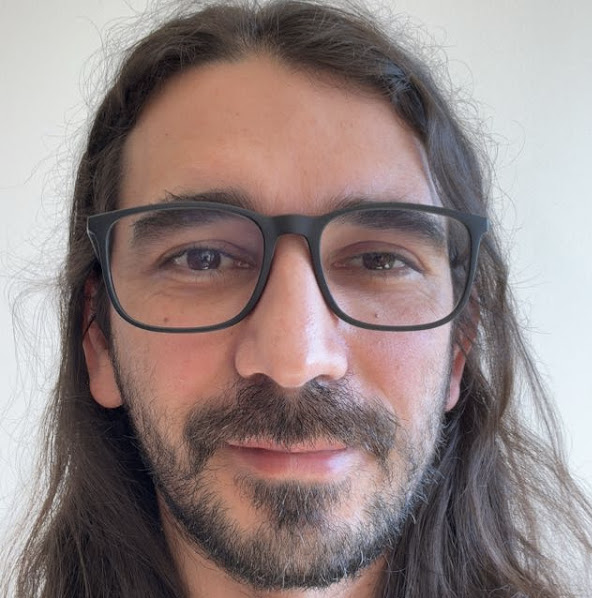
#> input picture test.png, 592 x 598 px
$ python -i foundation_color.py   (imports and definitions only)
#> lines starting #> are read from the running program, lines starting #| are printed output that depends on the picture; after the words box and inside, x2 and y2 are one past the last pixel; in counts of white or black regions, pixels touching at a corner belong together
#> further down, picture is the input picture: shape (598, 592, 3); mean B, G, R 131.4, 132.8, 147.9
import cv2
import numpy as np
import pandas as pd
from sklearn.linear_model import LinearRegression
from sklearn.svm import SVR
from sklearn.model_selection import LeaveOneOut
from sklearn.metrics import r2_score, mean_squared_error, mean_absolute_error
import streamlit as st
from PIL import Image
import matplotlib.pyplot as plt
import io
import base64

class FoundationColorPredictor:
    # [76 lines left out: functions __init__, load_foundation_database, predict_foundation_match, find_best_foundation_matches, not called in this run]

    def calculate_delta_e(self, lab1, lab2):
        """Calculate Delta E 76 color difference"""
        return np.sqrt(sum((a - b) ** 2 for a, b in zip(lab1, lab2)))

class SkinDetector:
    """Implements the RGB-H-CbCr skin detection algorithm from the paper"""

    def detect_skin(self, image):
        """Detect skin pixels in an image using RGB-H-CbCr model"""
        h, w, c = image.shape
#> h = 598; w = 592; c = 3
        skin_mask = np.zeros((h, w), dtype=np.uint8)

        # Convert BGR to RGB
        rgb_image = cv2.cvtColor(image, cv2.COLOR_BGR2RGB)

        # Convert to YCrCb for Cr and Cb channels
        ycrcb_image = cv2.cvtColor(image, cv2.COLOR_BGR2YCrCb)
#> ycrcb_image: shape (598, 592, 3); mean of channels 0, 1, 2 137.2, 135.7, 124.8

        # Convert to HSV for H channel
        hsv_image = cv2.cvtColor(image, cv2.COLOR_BGR2HSV)
#> hsv_image: shape (598, 592, 3); mean H, S, V 71, 42.2, 150.4

        # Vectorized approach for better performance
        r = rgb_image[:, :, 0].astype(float)
        g = rgb_image[:, :, 1].astype(float)
        b = rgb_image[:, :, 2].astype(float)

        y = ycrcb_image[:, :, 0].astype(float)
        cr = ycrcb_image[:, :, 1].astype(float)
        cb = ycrcb_image[:, :, 2].astype(float)
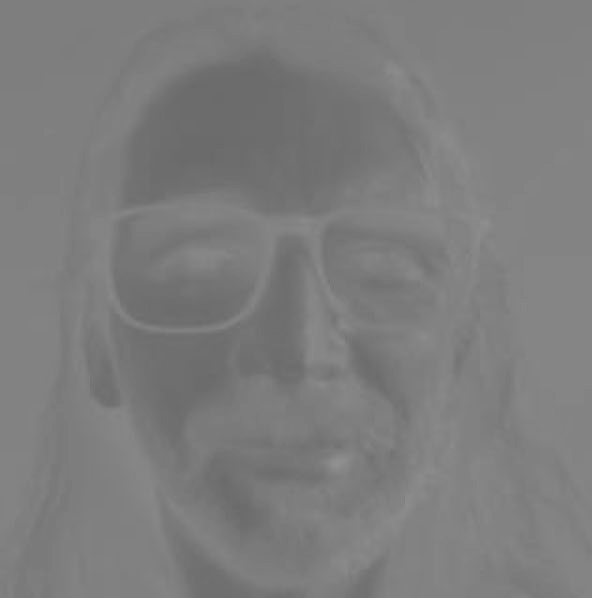
#> cb: shape (598, 592) float64; min 105, max 146, mean 124.8

        h_val = hsv_image[:, :, 0].astype(float)
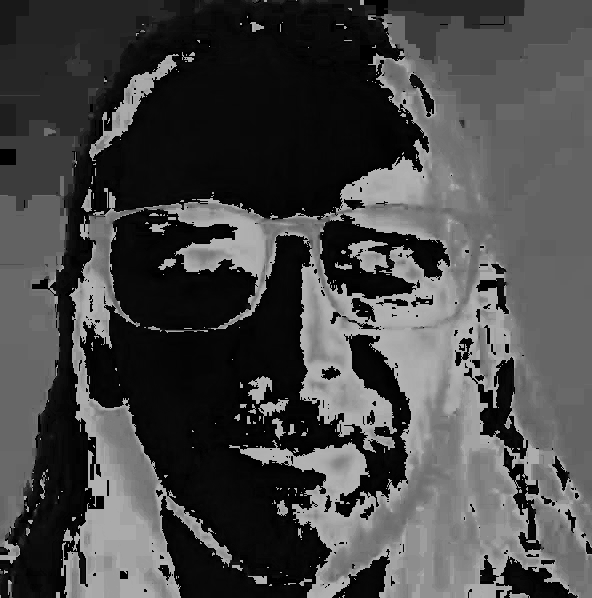
#> h_val: shape (598, 592) float64; min 0, max 179, mean 71

        # Criterion 1: RGB conditions
        cond1 = ((r > 95) & (g > 40) & (b > 20) &
                (np.maximum.reduce([r, g, b]) - np.minimum.reduce([r, g, b]) > 15) &
                (np.abs(r - g) > 15) & (r > g) & (r > b))
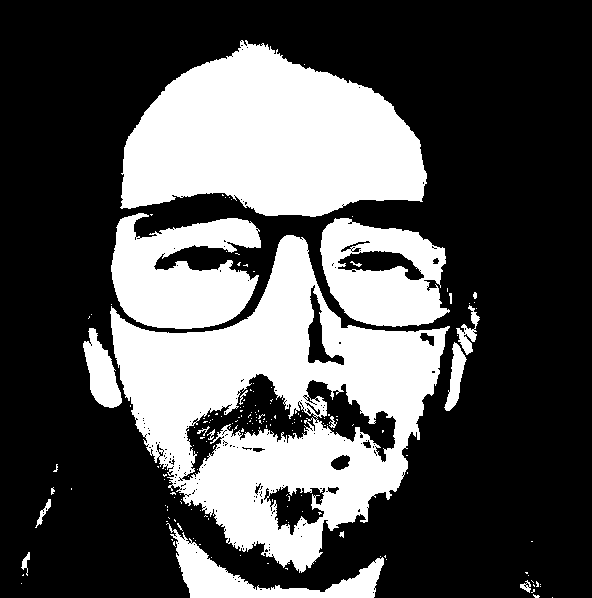
#> cond1: shape (598, 592) bool; 32.9% white; 172 white regions (152 under 20 px), largest, box (x1, y1, x2, y2) and area: (110, 235, 450, 573) 49824, (120, 40, 427, 217) 37198, (111, 213, 261, 329) 11808

        # Criterion 2: CrCb conditions
        cond2 = ((cr <= 1.5862 * cb + 20) &
                (cr >= 0.3448 * cb + 76.2069) &
                (cr >= -4.5652 * cb + 234.5652) &
                (cr <= -1.15 * cb + 301.75) &
                (cr <= -2.2857 * cb + 432.85))
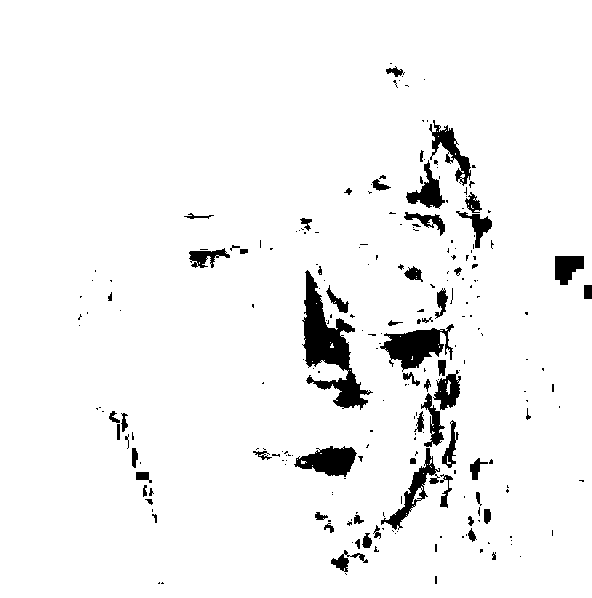
#> cond2: shape (598, 592) bool; 95.2% white; 235 black regions (172 under 20 px), largest, box (x1, y1, x2, y2) and area: (302, 270, 373, 410) 3477, (380, 324, 454, 372) 1744, (294, 446, 357, 477) 1205

        # Criterion 3: Hue conditions (converting HSV H from 0-179 to 0-359)
        h_degrees = h_val * 2
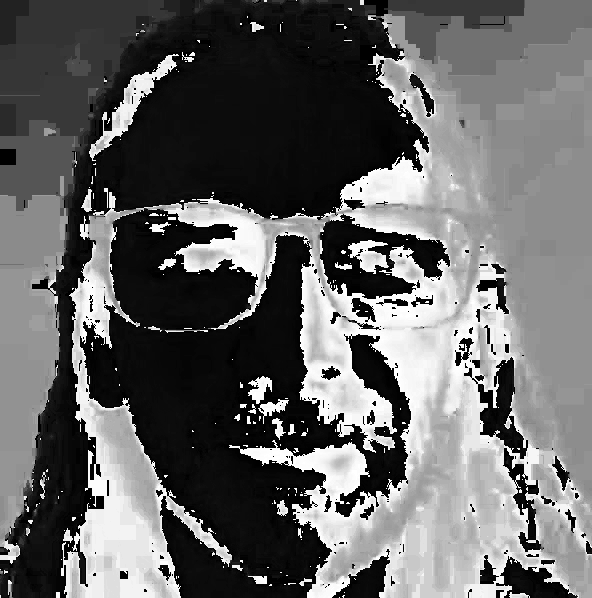
#> h_degrees: shape (598, 592) float64; min 0, max 358, mean 141.9; drawn with min black and max white
        cond3 = (h_degrees < 25) | (h_degrees > 230)
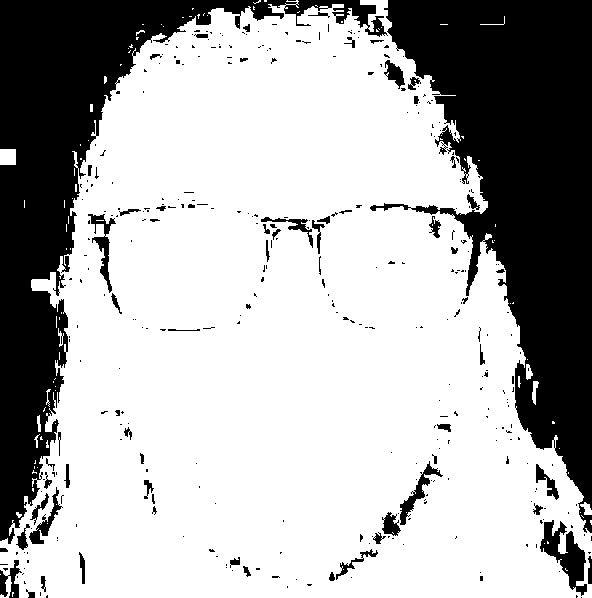
#> cond3: shape (598, 592) bool; 69.5% white; 350 black regions (284 under 20 px), largest, box (x1, y1, x2, y2) and area: (370, 0, 592, 533) 54909, (0, 0, 388, 544) 44036, (540, 520, 587, 596) 1491

        skin_mask[cond1 & cond2 & cond3] = 255

        return skin_mask

    # [6 lines left out: function get_average_skin_color, not called in this run]

class ColorCalibrator:
    """Implements color calibration using polynomial transformation"""

    def __init__(self):
        self.transformation_matrices = None
        self.centroids = None

    # [213 lines left out: functions rgb_to_lab, create_color_swatch, main, not called in this run]

# [2 lines not run here, left out]

>>> import cv2
>>> picture = cv2.imread('test.png')
>>> result = SkinDetector().detect_skin(picture)
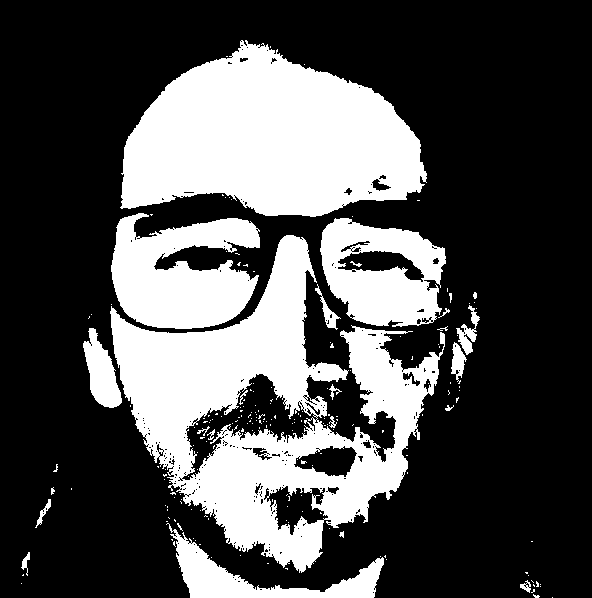
#> result: shape (598, 592); 31.1% white; 200 white regions (175 under 20 px), largest, box (x1, y1, x2, y2) and area: (110, 235, 445, 573) 44221, (120, 40, 427, 217) 36756, (111, 213, 260, 329) 11787
